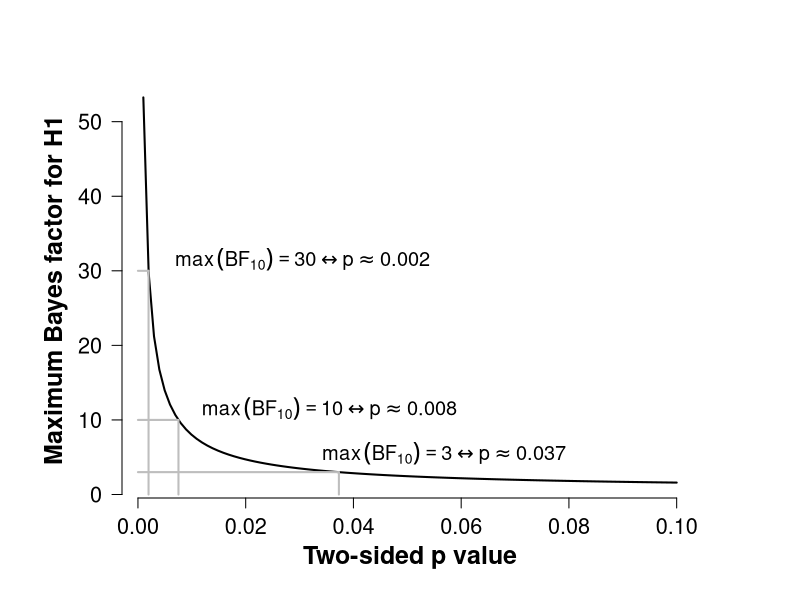

This figure's R source:
Max.BF10 = function(p) {
    # Computes the upper bound on the Bayes factor As in Sellke, Bayarri, &
    # Berger, 2001
    Max.BF10 <- -1/(exp(1) * p * log(p))
    return(Max.BF10)
}

# Plot this function for p in .001 to .1
xlow <- 0.001
xhigh <- 0.1
p1 <- 0.0373
p2 <- 0.00752
p3 <- 0.001968
par(cex.main = 1.5, mar = c(5, 6, 4, 5) + 0.1, mgp = c(3.5, 1, 0), cex.lab = 1.5, 
    font.lab = 2, cex.axis = 1.3, bty = "n", las = 1)
plot(function(p) Max.BF10(p), xlow, xhigh, xlim = c(xlow, xhigh), lwd = 2, xlab = " ", 
    ylab = " ")
mtext("Two-sided p value", 1, line = 2.5, cex = 1.5, font = 2)
mtext("Maximum Bayes factor for H1", 2, line = 2.8, cex = 1.5, font = 2, las = 0)
lines(c(0, p1), c(3, 3), lwd = 2, col = "grey")
lines(c(0, p2), c(10, 10), lwd = 2, col = "grey")
lines(c(0, p3), c(30, 30), lwd = 2, col = "grey")
lines(c(p1, p1), c(0, 3), lwd = 2, col = "grey")
lines(c(p2, p2), c(0, 10), lwd = 2, col = "grey")
lines(c(p3, p3), c(0, 30), lwd = 2, col = "grey")

cexsize <- 1.2
text(0.005, 31, expression(max((BF[10])) == 30 %<->% p %~~% 0.002), cex = cexsize, 
    pos = 4)
text(0.01, 11, expression(max((BF[10])) == 10 %<->% p %~~% 0.008), cex = cexsize, 
    pos = 4)
text(p1 - 0.005, 5, expression(max((BF[10])) == 3 %<->% p %~~% 0.037), cex = cexsize, 
    pos = 4)